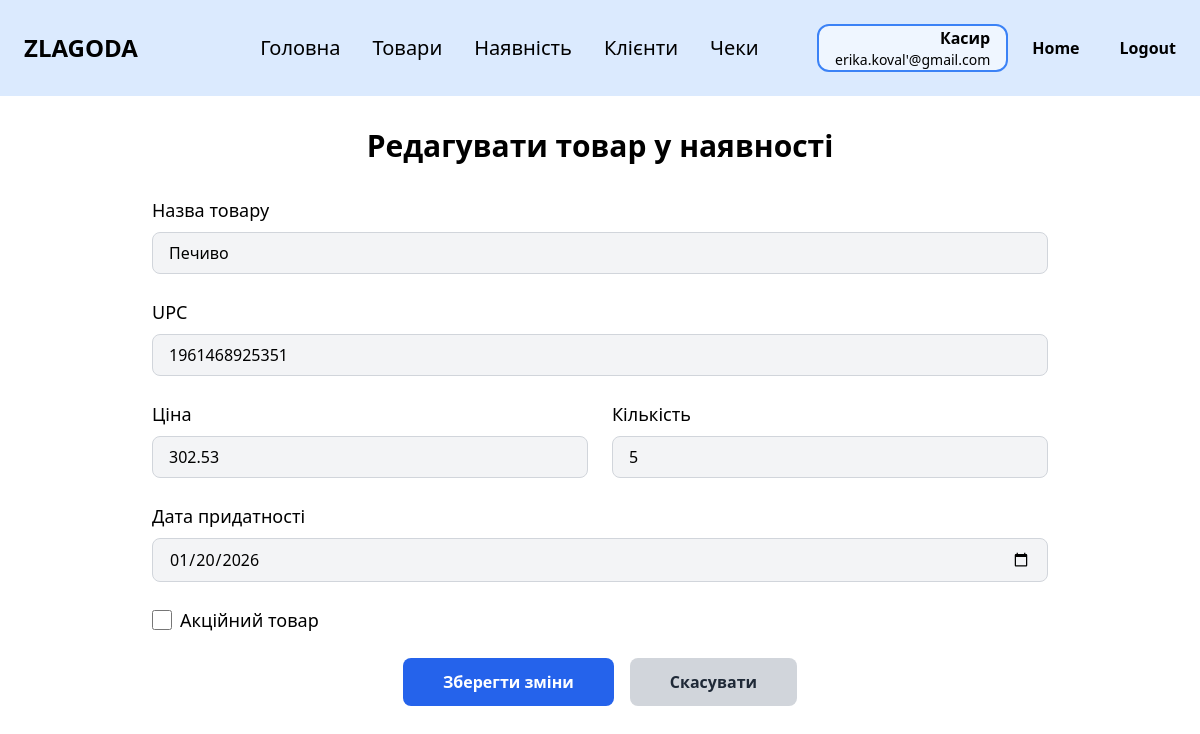
Page /storeproducts/edit/1961468925351 (signed in) on the earlier database version.
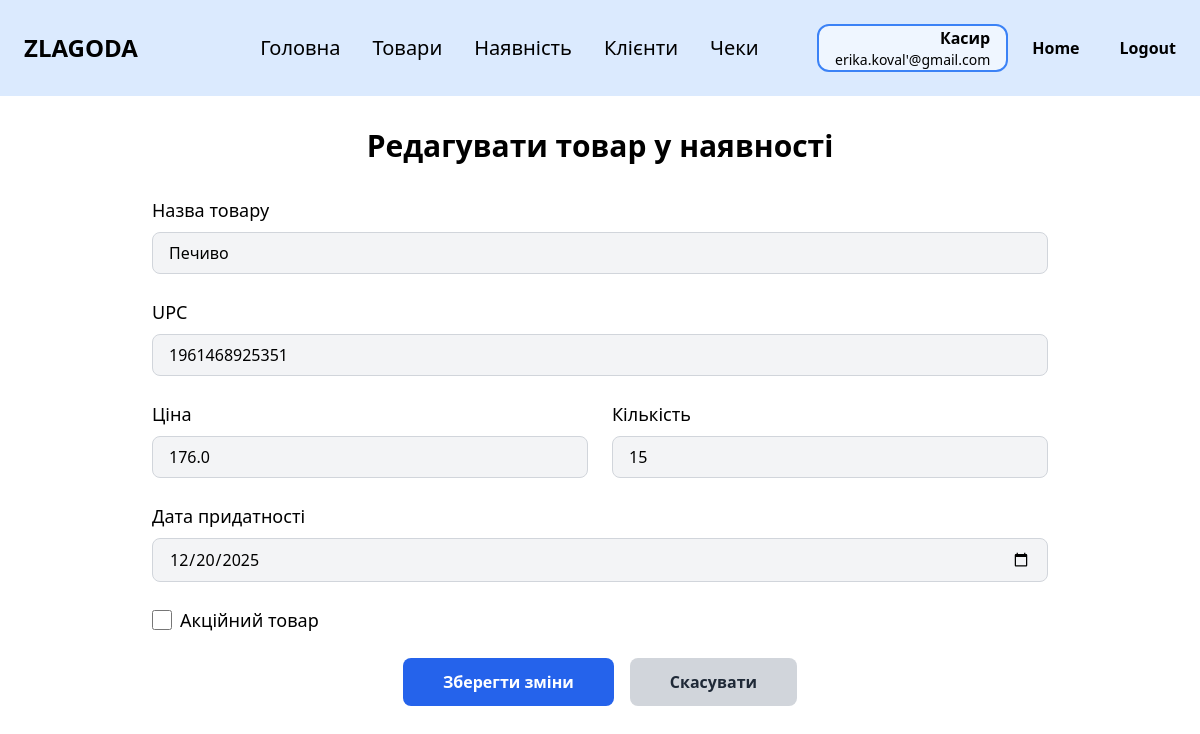
Same page on the later database version.
### zlg_website/models.py (models this page shows, shortened)
class StoreProduct(db.Model):
    __tablename__ = 'store_product'
    upc = db.Column(db.String(12), primary_key=True)
    price = db.Column(db.Float)
    quantity = db.Column(db.Integer)
    expiration_date = db.Column(db.Date)  # НОВЕ: дата придатності
    is_promotional = db.Column(db.Boolean, default=False)  # Додано поле для акційного статусу
    promo_price = db.Column(db.Float)
    product_id = db.Column(db.Integer, db.ForeignKey('product.id'))
    product = db.relationship('Product', backref='store_items')
    @property
    def calculate_promotional(self):
        """Визначає, чи є товар акційним: якщо термін збігає і кількість велика."""
        soon_expiring = self.expiration_date and self.expiration_date <= datetime.now().date() + timedelta(days=7)
        high_quantity = self.quantity > 30
        return soon_expiring and high_quantity
    @property
    def calculate_promo_price(self):
        """Ціна акційного товару зі знижкою 20%"""
        return round(self.price * 0.8, 2) if self.is_promotional else self.price

### zlg_website/views/edit_storeproduct.py (the view, shortened to what this page needs)
@views.route('/storeproducts/edit/<string:upc>', methods=['GET', 'POST'])
@login_required
def edit_storeproduct(upc):
    storeproduct = StoreProduct.query.get_or_404(upc)
    products = Product.query.all()
    return render_template('edit_storeproduct.html',
                           storeproduct=storeproduct,
                           products=products,
                           user=current_user)

### zlg_website/__init__.py (called while the page is built)
def create_app():
    app = Flask(__name__)
    app.config['SECRET_KEY'] = 'zlagoda'
    app.config['SQLALCHEMY_DATABASE_URI'] = f'sqlite:///{os.path.join(app.instance_path, DB_NAME)}'
    db.init_app(app)
    from .views import views
    from .auth import auth
    app.register_blueprint(views, url_prefix='/')
    app.register_blueprint(auth, url_prefix='/')
    from .models import Employee
    with app.app_context():
        if database_is_empty():
            create_database(app)
    login_manager = LoginManager()
    login_manager.login_view = 'auth.login'
    login_manager.init_app(app)
    @login_manager.user_loader
    def load_user(id):
        return Employee.query.get(int(id))
    return app

### zlg_website/templates/edit_storeproduct.html (shortened to what this page needs)
{% extends "base.html" %}
{% block content %}
<div class="py-8 max-w-4xl mx-auto">
    <h1 class="text-3xl font-bold text-center mb-8">Редагувати товар у наявності</h1>
    <form action="{{ url_for('views.edit_storeproduct', upc=storeproduct.upc) }}" method="POST" class="space-y-6">
        <div>
            <label for="product_id" class="block mb-2 text-lg">Назва товару</label>
            <input type="text" id="product_id" name="upc" required value="{{ storeproduct.product.name }}"
                   class="w-full px-4 py-2 bg-gray-100 border border-gray-300 rounded-lg focus:outline-none focus:ring-2 focus:ring-blue-500" readonly>
        </div>
        <div>
            <label for="upc" class="block mb-2 text-lg">UPC</label>
            <input type="text" id="upc" name="upc" required value="{{ storeproduct.upc }}"
                   class="w-full px-4 py-2 bg-gray-100 border border-gray-300 rounded-lg focus:outline-none focus:ring-2 focus:ring-blue-500" readonly>
        </div>
        <div class="grid grid-cols-1 md:grid-cols-2 gap-6">
            <div>
                <label for="price" class="block mb-2 text-lg">Ціна</label>
                <input type="number" step="0.01" id="price" name="price" required min="0" value="{{ storeproduct.price }}"
                       class="w-full px-4 py-2 bg-gray-100 border border-gray-300 rounded-lg focus:outline-none focus:ring-2 focus:ring-blue-500">
            </div>
            <div>
                <label for="quantity" class="block mb-2 text-lg">Кількість</label>
                <input type="number" id="quantity" name="quantity" required min="0" value="{{ storeproduct.quantity }}"
                       class="w-full px-4 py-2 bg-gray-100 border border-gray-300 rounded-lg focus:outline-none focus:ring-2 focus:ring-blue-500">
            </div>
        </div>
        <div>
            <label for="expiration_date" class="block mb-2 text-lg">Дата придатності</label>
            <input type="date" id="expiration_date" name="expiration_date" value="{{ storeproduct.expiration_date }}"
                   class="w-full px-4 py-2 bg-gray-100 border border-gray-300 rounded-lg focus:outline-none focus:ring-2 focus:ring-blue-500">
        </div>
        <div>
            <label for="is_promotional" class="flex items-center space-x-2 text-lg">
                <input type="checkbox" id="is_promotional" name="is_promotional" {% if storeproduct.is_promotional %}checked{% endif %}
                       class="form-checkbox h-5 w-5 text-blue-600 focus:ring-2 focus:ring-blue-500">
                <span>Акційний товар</span>
            </label>
        </div>
        <div class="flex justify-center space-x-4 mt-8">
            <button type="submit"
                    class="px-10 py-3 bg-blue-600 text-white font-semibold rounded-lg hover:bg-blue-700 focus:outline-none focus:ring-2 focus:ring-blue-500 focus:ring-offset-2">
                Зберегти зміни
            </button>
            <a href="{{ url_for('views.storeproducts') }}"
               class="px-10 py-3 bg-gray-300 text-gray-800 font-semibold rounded-lg hover:bg-gray-400 focus:outline-none focus:ring-2 focus:ring-gray-500 focus:ring-offset-2">
                Скасувати
            </a>
        </div>
    </form>
</div>
{% endblock %}

Differences in the rows shown:
changed StoreProduct id 1961468925351: price "302.53" → "176.0"; quantity "5" → "15"; expiration_date "01/20/2026" → "12/20/2025"
